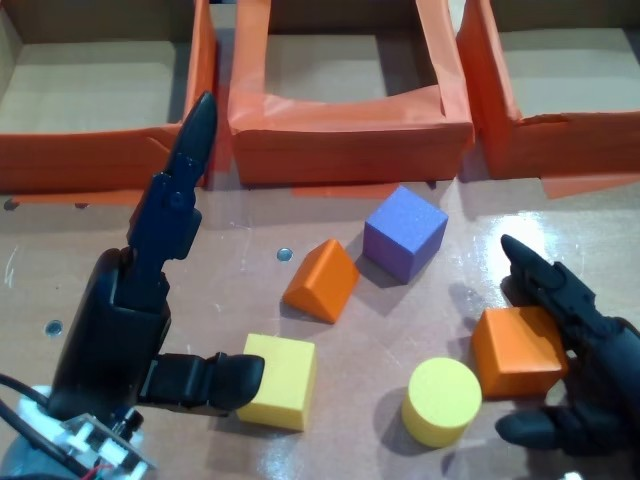
#> input picture aaltonomous/brain/testdata/drop2_00100.jpg, 640 x 480 px
$ python colors.py testdata/drop2_00100.jpg out.png
#> lines starting #> are read from the running program, lines starting #| are printed output that depends on the picture; after the words box and inside, x2 and y2 are one past the last pixel; in counts of white or black regions, pixels touching at a corner belong together; long printed decimals are rounded
#> in load, img is the input picture: shape (480, 640, 3); mean B, G, R 97, 101.2, 112.9
"""Find every object on the table in a camera image and name its colour (OpenCV, no model).

    objs = find_objects(bgr)          # -> [Obj(color, x, y, w, h, area, cx, cy), ...]  pixels, image coordinates
    cv2.imwrite("out.jpg", annotate(bgr, objs))
    python -m aaltonomous.brain.colors image.jpg [out.jpg]

How: the table is the most common colour in the image; a pixel belongs to an object if its colour is far from the
table's (brightness ignored, so shadows and glare stay "table"). Its hue gives the colour name (HUES). A blob whose
well-lit pixels are nearly all one colour is that colour, shaded faces too. Blobs the size of one object are
objects; blobs of two or three (same-coloured objects that touch: too big or not convex) are split; bigger or
hollow ones (the bins) are dropped, with same-coloured pieces in their image rows. Sizes are fractions of the image
area and assume the robot's head-camera view of the whole table: from far away a bin can look object-sized.

Black and white have no hue: they are only looked for with achromatic=True, and without depth the robot's own
black hands can look like black objects.
"""
from dataclasses import dataclass

import cv2
import numpy as np

from aaltonomous.brain.match import NEAR

# colour name -> OpenCV hue range (0-179). Red wraps around.
HUES = [("red", 0, 8), ("orange", 9, 19), ("yellow", 20, 52), ("green", 53, 85), ("cyan", 86, 104), ("blue", 105, 128),
        ("purple", 129, 150), ("pink", 151, 169), ("red", 170, 179)]
BGR = {"red": (0, 0, 255), "orange": (0, 140, 255), "yellow": (0, 255, 255), "green": (0, 200, 0), "cyan": (255, 255, 0),
       "blue": (255, 0, 0), "purple": (200, 0, 150), "pink": (180, 105, 255), "black": (0, 0, 0),
       "white": (255, 255, 255)}


@dataclass
class Obj:
    color: str
    x: int
    y: int
    w: int
    h: int
    area: int
    cx: float
    cy: float


def color_masks(bgr, min_dist=24, v_min=40, achromatic=False):
    """{colour name: uint8 mask}. A pixel belongs to an object if its colour is far from the table's colour
    (the most common colour in the image), measured without brightness so shadows and glare stay "table"."""
    h, s, v = cv2.split(cv2.cvtColor(bgr, cv2.COLOR_BGR2HSV))
    lab = cv2.cvtColor(bgr, cv2.COLOR_BGR2LAB)
    ta, tb = np.unravel_index(cv2.calcHist([lab], [1, 2], None, [64, 64], [0, 256, 0, 256]).argmax(), (64, 64))
    vivid = (np.hypot(lab[..., 1] - (ta * 4. + 2), lab[..., 2] - (tb * 4. + 2)) >= min_dist) & (v >= v_min)
    out = {}
    for name, lo, hi in HUES:
        out[name] = out.get(name, 0) | (vivid & (h >= lo) & (h <= hi)).astype(np.uint8)
    if achromatic:
        out["black"] = (v < 45).astype(np.uint8)
        out["white"] = ((s < 30) & (v > 215)).astype(np.uint8)
    return out


# [11 lines left out: function _split, not called in this run]


def find_objects(bgr, size=(0.004, 0.03), min_fill=0.45, ignore=("cyan",), **kw):
    """size = (min, max) area of ONE object as a fraction of the image at the robot's view (the max grows when the
    objects in the image are clearly bigger, e.g. a closer camera); min_fill = blob area / bounding-box area.
    ignore: colours to skip. Default cyan: under the venue lights the robot's silver arm reads as cyan."""
#> called with size = (0.004, 0.03), min_fill = 0.45, ignore = ('cyan',)
    lo, hi = (f * bgr.shape[0] * bgr.shape[1] for f in size)
    objs, masks, lit = [], color_masks(bgr, **kw), bgr.max(axis=2) >= 110
#> in color_masks, `h, s, v = cv2.split(cv2.cvtColor(bgr, cv2.COLOR_BGR2HSV))`:
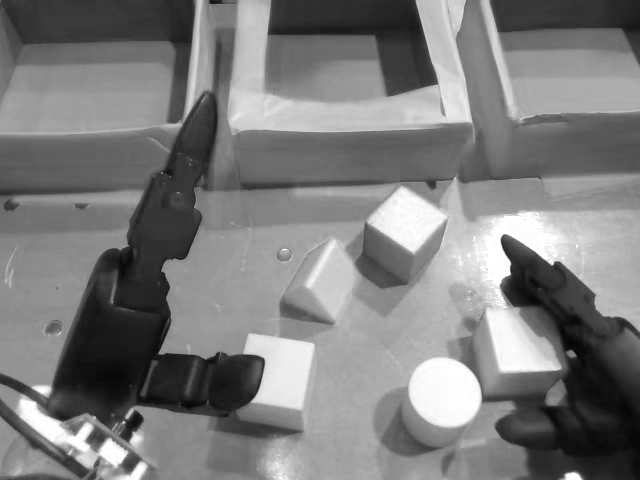
#> v: shape (480, 640); min 3, max 255, mean 124.6
#> in color_masks, `ta, tb = np.unravel_index(cv2.calcHist([lab], [1, 2], None, [64, 64], ..`: ta = 33; tb = 32
#> in color_masks, `vivid = (np.hypot(lab[..., 1] - (ta * 4. + 2), lab[..., 2] - (tb * 4. ..`:
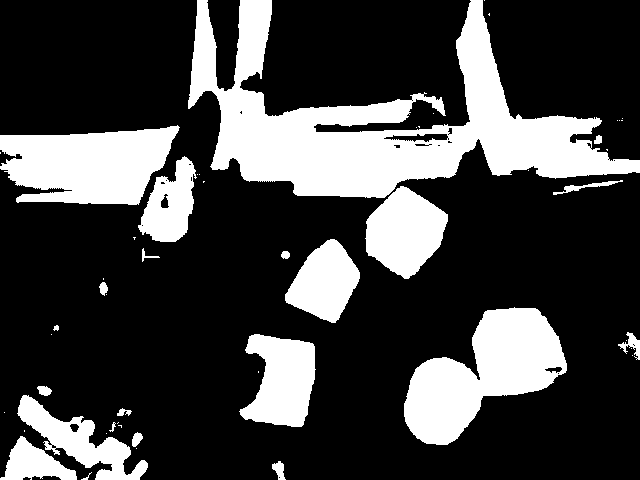
#> vivid: shape (480, 640) bool; 25.9% white; 51 white regions (29 under 20 px), largest, box (x1, y1, x2, y2) and area: (188, 0, 640, 198) 33597, (404, 307, 567, 445) 11823, (0, 125, 180, 205) 10339
#> after the loop in color_masks, `for name, lo, hi in HUES:`: out = 8 items
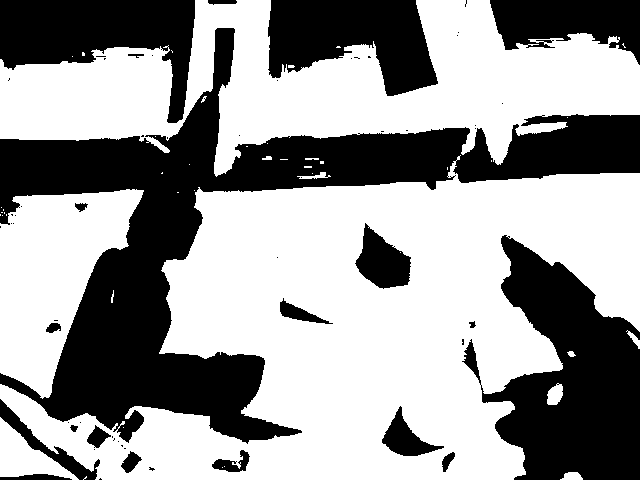
#> lit: shape (480, 640) bool; 60.3% white; 59 black regions (39 under 20 px), largest, box (x1, y1, x2, y2) and area: (0, 28, 640, 444) 62400, (462, 235, 640, 480) 23506, (0, 0, 195, 123) 12081
#> objs = []
    n, lab, st, _ = cv2.connectedComponentsWithStats(np.clip(sum(masks.values()), 0, 1).astype(np.uint8))
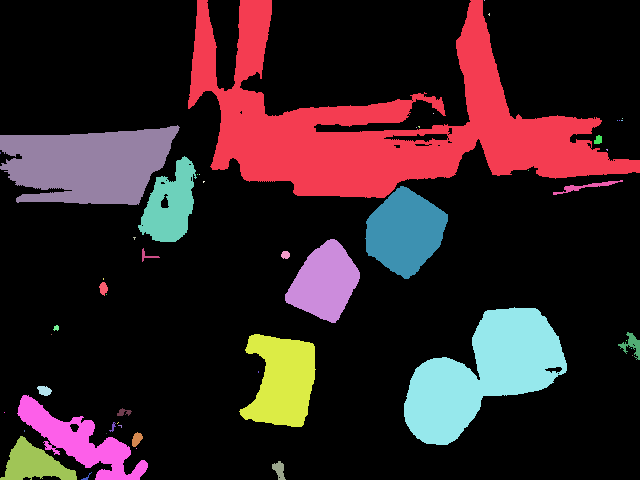
#> lab: shape (480, 640) int32; 52 distinct labels, from 0 to 51; one colour per label, 0 black
#> n = 52; st = 52 rows, first 6: [0, 0, 640, 480, 227698], [188, 0, 452, 198, 33597], [484, 0, 1, 1, 1], [488, 13, 2, 3, 4], [433, 113, 1, 1, 1], [622, 118, 1, 1, 1]
    for i in range(1, n):   # a blob whose well-lit pixels are nearly all one colour is that colour, dark faces too
        blob = lab == i     # (the hue of dark pixels is unreliable: a shaded purple face can read as pink)
        counts = {c: int(m[blob & lit].sum()) for c, m in masks.items()}
        top, total = max(counts, key=counts.get), max(sum(counts.values()), 1)
        close = counts[top] + sum(counts.get(c, 0) for c in NEAR.get(top, ()))   # top colour + its wheel neighbours
        if lo <= st[i, cv2.CC_STAT_AREA] <= 3 * hi and counts[top] >= 0.75 * total and close >= 0.95 * total:
            for c, m in masks.items():
                m[blob] = c == top
#> this loop made 51 passes
#> (top, total, close) on passes 1 to 8: ('red', 18253, 18253), ('orange', 1, 1), ('orange', 4, 4), ('red', 1, 1), ('red', 1, 0), ('red', 1, 0), ('red', 1, 0), ('red', 1, 0)
#> m: shape (480, 640); values 0 (black) and 1 (white), 0.01% white; 1 white region, box (x1, y1, x2, y2) and area: (82, 472, 92, 480) 20
    cands, bright = [], bgr.max(axis=2)
#> cands = []
    for color, mask in masks.items():
        if color in ignore:
            continue
        mask = cv2.morphologyEx(mask, cv2.MORPH_OPEN, np.ones((5, 5), np.uint8))
        n, lab, st, _ = cv2.connectedComponentsWithStats(mask)
        area, box = st[1:, cv2.CC_STAT_AREA], st[1:, cv2.CC_STAT_WIDTH] * st[1:, cv2.CC_STAT_HEIGHT]
        big = st[1:][(area > 3 * hi) | ((area > hi) & (area < 0.44 * box))]   # the bins: far too big, or big and hollow
        rows = [(y, y + h) for _, y, _, h, _ in big]
        for i in range(1, n):
            area, cy = st[i, cv2.CC_STAT_AREA], st[i, cv2.CC_STAT_TOP] + st[i, cv2.CC_STAT_HEIGHT] / 2
            if not lo <= area <= 3 * hi or any(y0 <= cy <= y1 for y0, y1 in rows):
                continue   # noise, a bin, or a piece of a bin wall cut off by the robot's hand
            blob = (lab == i).astype(np.uint8)
            if color not in ("black", "white") and np.percentile(bright[blob > 0], 90) < 95:
                continue   # no lit part: wood grain, a shadow or a stain, not an object (lit objects reach 170+; the wood grain on the webcam table: 87)
            hull_pts = cv2.convexHull(cv2.findContours(blob, cv2.RETR_EXTERNAL, cv2.CHAIN_APPROX_SIMPLE)[0][0])
            hull = cv2.contourArea(hull_pts)
            if area >= 0.65 * hull:   # hollow / L-shaped blobs are pieces of a bin, not objects
                cands.append((color, blob, area, hull, st[i, cv2.CC_STAT_WIDTH], st[i, cv2.CC_STAT_HEIGHT], hull_pts))
#> this loop made 8 passes
#> (color, n, box) on passes 2, 3, 6: ('orange', 5, [1860, 72, 6300, 8360]), ('yellow', 3, [6975, 6952]), ('blue', 5, [4675, 7544, 70, 25])
#> pass 1, in find_objects, `n, lab, st, _ = cv2.connectedComponentsWithStats(mask)`:
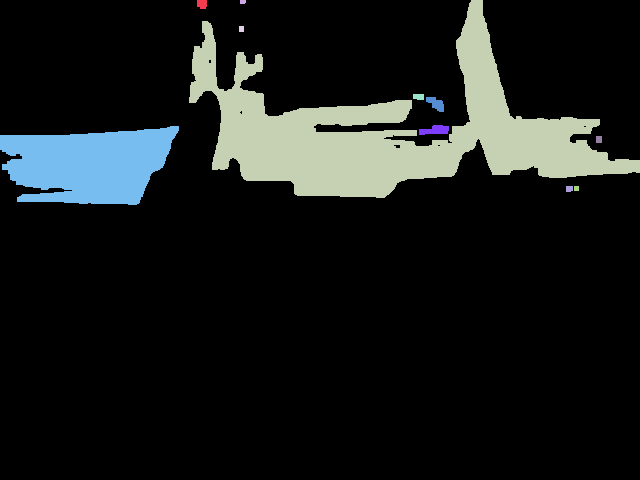
#> lab: shape (480, 640) int32; 12 distinct labels, from 0 to 11; one colour per label, 0 black
#> after the loop:
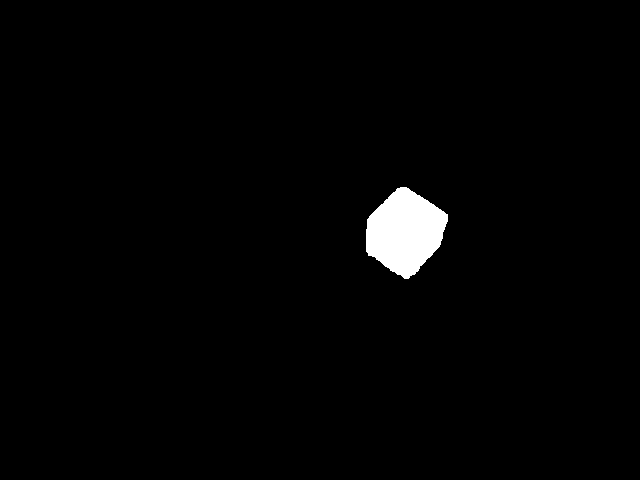
#> blob: shape (480, 640); values 0 (black) and 1 (white), 1.6% white; 1 white region, box (x1, y1, x2, y2) and area: (366, 187, 448, 279) 5056
#> after the loop, cands = 6 items
    # how big one object is in THIS image: from the clean, compact blobs (a closer camera makes everything bigger)
    solo = [a for _, _, a, hl, w, h, _ in cands if a > 0.9 * hl and max(w, h) < 1.5 * min(w, h)]
#> solo = [3878, 6268, 5241, 5056]
    one = float(np.clip(1.6 * np.percentile(solo, 25), hi, 10 * hi)) if len(solo) >= 3 else hi   # 3+ to trust it
#> one = 9216
    for color, blob, area, hull, w, h, hull_pts in cands:
        filled = area / max(hull, 1)   # how convex the outline is (a dent can also be another object in front: on
        # the robot's crowded table that looks the same as two touching objects, so it isn't treated differently)
        # two touching objects: big and elongated, or big and not convex (the bigger, the stricter), or huge.
        # One object alone is always convex (cube, cylinder and prism outlines are), however close the camera.
        merged = area > 2.2 * one or (area > 0.55 * one and (max(w, h) > 1.7 * min(w, h) or
                                                             filled < 0.85 + 0.1 * min(area / one, 1)))
        for m in (_split(blob, max(2, int(np.ceil(area / one)))) if merged else [blob]):
            x, y, w2, h2 = cv2.boundingRect(m)
            a = int(m.sum())
            if a >= lo and a / (w2 * h2) >= min_fill and 0.4 <= w2 / h2 <= 2.5:
                ys, xs = np.nonzero(m)
                objs.append(Obj(color, x, y, w2, h2, a, float(xs.mean()), float(ys.mean())))
#> this loop made 6 passes
#> (color, area, hull, w, h, filled) on passes 1 to 6: ('orange', 1395, 1496.5, 30, 62, 0.932), ('orange', 3878, 3882, 75, 84, 0.999), ('orange', 6268, 6568, 95, 88, 0.954), ('yellow', 4920, 5850.5, 75, 93, 0.841), ('yellow', 5241, 5231.5, 79, 88, 1), ('blue', 5056, 5068, 82, 92, 0.998)
#> after the loop, objs = 6 items
    return sorted(objs, key=lambda o: (o.cx, o.cy))


def annotate(bgr, objs):
    out = bgr.copy()
    for o in objs:
        cv2.rectangle(out, (o.x, o.y), (o.x + o.w, o.y + o.h), BGR[o.color], 2)
        for col, th in (((255, 255, 255), 3), ((0, 0, 0), 1)):
            cv2.putText(out, o.color, (o.x, max(12, o.y - 4)), 0, 0.5, col, th)
    return out


def load(path, width=640):
    """Read an image file and scale it to the head camera's width (the detector is tuned for that size)."""
    img = cv2.imdecode(np.fromfile(path, np.uint8), 1)
    return cv2.resize(img, (width, round(img.shape[0] * width / img.shape[1])), interpolation=cv2.INTER_AREA)


if __name__ == "__main__":
    import sys
    img = load(sys.argv[1])
    found = find_objects(img)
#> found = 6 items
    for o in found:
        print(o)
#> this loop made 6 passes
#| Obj(color='orange', x=240, y=0, w=30, h=62, area=1395, cx=253.753, cy=26.562)
#| Obj(color='yellow', x=240, y=334, w=75, h=93, area=4920, cx=281.970, cy=380.476)
#| Obj(color='orange', x=285, y=239, w=75, h=84, area=3878, cx=324.347, cy=281.928)
#| Obj(color='blue', x=366, y=187, w=82, h=92, area=5056, cx=404.570, cy=231.572)
#| Obj(color='yellow', x=404, y=357, w=79, h=88, area=5241, cx=441.451, cy=400.318)
#> (further printed lines are left out)
    if len(sys.argv) > 2:
        cv2.imwrite(sys.argv[2], annotate(img, found))
#> the loop in annotate, `for o in objs:` made 6 passes
#> after the loop in annotate, `for o in objs:`:
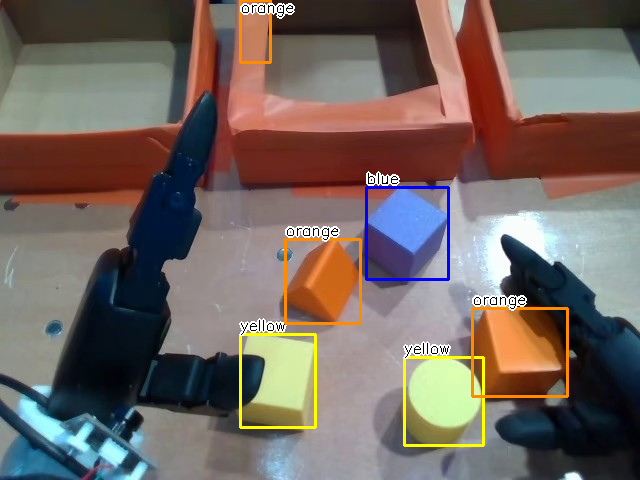
#> out: shape (480, 640, 3); 2.8% of pixels changed, all inside (x1, y1, x2, y2) = (239, 0, 569, 447)

$ run again, on aaltonomous/brain/testdata/drop2_05500.jpg
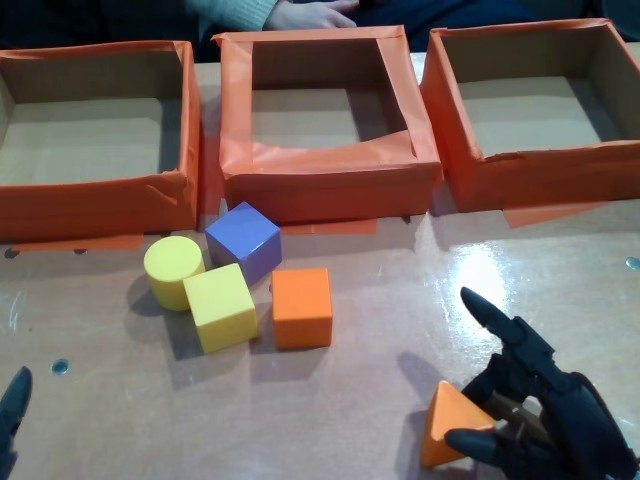
#> input picture aaltonomous/brain/testdata/drop2_05500.jpg, 640 x 480 px
#> in load, img is the input picture: shape (480, 640, 3); mean B, G, R 98.3, 103.4, 117
#> ta = 32; tb = 31
#> in color_masks, `vivid = (np.hypot(lab[..., 1] - (ta * 4. + 2), lab[..., 2] - (tb * 4. ..`:
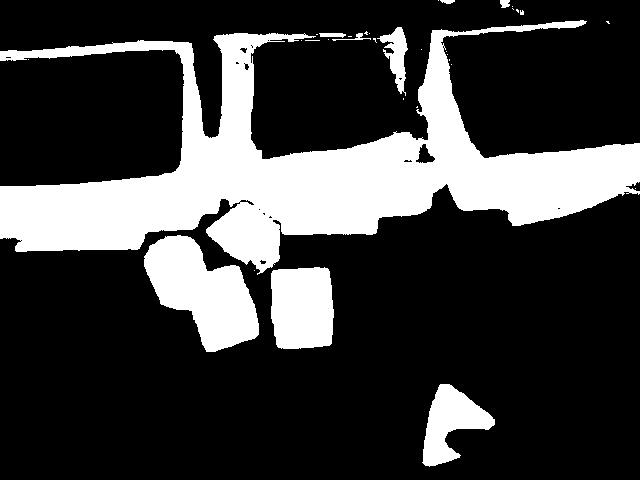
#> vivid: shape (480, 640) bool; 24.1% white; 33 white regions (24 under 20 px), largest, box (x1, y1, x2, y2) and area: (0, 20, 640, 275) 57329, (144, 235, 259, 352) 7721, (271, 267, 334, 349) 4728
#> after the loop in color_masks, `for name, lo, hi in HUES:`: out = 8 items
#> lit: shape (480, 640) bool; 62.9% white; 47 black regions (29 under 20 px), largest, box (x1, y1, x2, y2) and area: (410, 287, 640, 480) 20790, (224, 144, 640, 228) 15766, (441, 24, 640, 142) 14712
#> in find_objects, `objs, masks, lit = [], color_masks(bgr, **kw), bgr.max(axis=2) >= 110`: objs = []
#> in find_objects, `n, lab, st, _ = cv2.connectedComponentsWithStats(np.clip(sum(masks.val..`: n = 34; st = 34 rows, first 6: [0, 0, 640, 480, 233117], [438, 0, 1, 1, 1], [440, 0, 15, 4, 44], [500, 0, 10, 8, 66], [512, 6, 1, 1, 1], [512, 8, 2, 2, 2]
#> the loop in find_objects, `for i in range(1, n):` made 33 passes
#> (top, total, close) on passes 1 to 8: ('red', 1, 0), ('red', 1, 0), ('red', 1, 0), ('red', 1, 0), ('red', 1, 0), ('red', 1, 0), ('red', 1, 0), ('red', 31264, 28124)
#> in find_objects, `cands, bright = [], bgr.max(axis=2)`: cands = []
#> the loop in find_objects, `for color, mask in masks.items():` made 8 passes
#> (color, n, box) on passes 2, 6: ('orange', 9, [25, 176, 56, 56, 54, 30, 5166, 5904]), ('blue', 4, [36, 63, 4176])
#> after the loop in find_objects, `for color, mask in masks.items():`: cands = 4 items
#> solo = [4725, 2809]
#> one = 9216
#> the loop in find_objects, `for color, blob, area, hull, w, h, hull_pts in cands:` made 4 passes
#> (color, area, hull, w, h, filled, merged) on passes 1 to 4: ('orange', 4725, 4707.5, 63, 82, 1, False), ('orange', 3006, 3663.5, 72, 82, 0.821, False), ('yellow', 7714, 8660, 115, 116, 0.891, True), ('blue', 2809, 2823, 72, 58, 0.995, False)
#> after the loop in find_objects, `for color, blob, area, hull, w, h, hull_pts in cands:`: objs = 5 items
#> the loop `for o in found:` made 5 passes
#| Obj(color='yellow', x=144, y=236, w=75, h=74, area=3564, cx=176.434, cy=270.270)
#| Obj(color='yellow', x=185, y=265, w=74, h=87, area=4150, cx=224.482, cy=310.473)
#| Obj(color='blue', x=207, y=204, w=72, h=58, area=2809, cx=245.182, cy=233.418)
#| Obj(color='orange', x=271, y=267, w=63, h=82, area=4725, cx=301.832, cy=307.347)
#| Obj(color='orange', x=423, y=384, w=72, h=82, area=3006, cx=450.206, cy=422.694)
#> the loop in annotate, `for o in objs:` made 5 passes
#> after the loop in annotate, `for o in objs:`:
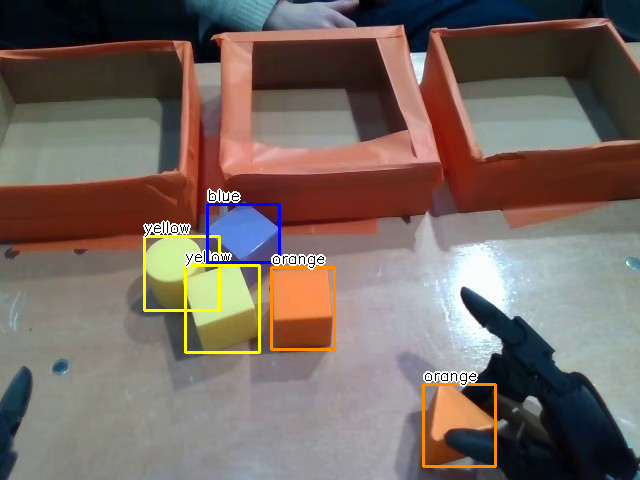
#> out: shape (480, 640, 3); 2.19% of pixels changed, all inside (x1, y1, x2, y2) = (143, 188, 497, 468)
